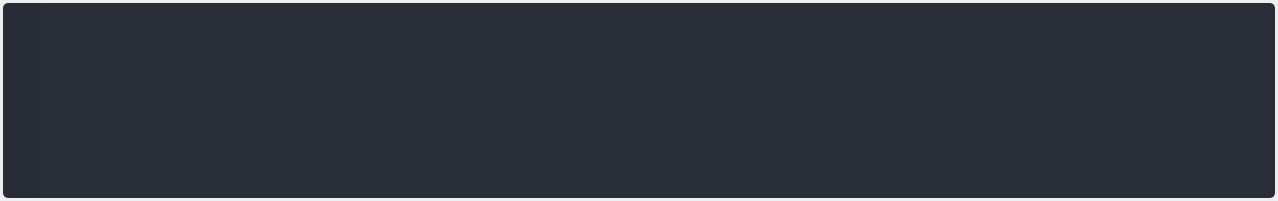
<?xml version="1.0" encoding="UTF-8"?>
<ui version="4.0">
 <class>widget_classifier_output</class>
 <widget class="QWidget" name="widget_classifier_output">
  <property name="geometry">
   <rect>
    <x>0</x>
    <y>0</y>
    <width>1278</width>
    <height>201</height>
   </rect>
  </property>
  <property name="sizePolicy">
   <sizepolicy hsizetype="Preferred" vsizetype="Preferred">
    <horstretch>0</horstretch>
    <verstretch>0</verstretch>
   </sizepolicy>
  </property>
  <property name="windowTitle">
   <string>Form</string>
  </property>
  <property name="styleSheet">
   <string notr="true">color: rgb(210, 210, 210);</string>
  </property>
  <layout class="QVBoxLayout" name="verticalLayout">
   <property name="spacing">
    <number>3</number>
   </property>
   <property name="leftMargin">
    <number>3</number>
   </property>
   <property name="topMargin">
    <number>3</number>
   </property>
   <property name="rightMargin">
    <number>3</number>
   </property>
   <property name="bottomMargin">
    <number>3</number>
   </property>
   <item>
    <widget class="QFrame" name="frame_classifier_output">
     <property name="sizePolicy">
      <sizepolicy hsizetype="Preferred" vsizetype="Preferred">
       <horstretch>0</horstretch>
       <verstretch>0</verstretch>
      </sizepolicy>
     </property>
     <property name="minimumSize">
      <size>
       <width>0</width>
       <height>0</height>
      </size>
     </property>
     <property name="maximumSize">
      <size>
       <width>16777215</width>
       <height>16777215</height>
      </size>
     </property>
     <property name="styleSheet">
      <string notr="true">background-color: rgb(41, 45, 56);
border-radius: 5px;
</string>
     </property>
     <property name="frameShape">
      <enum>QFrame::NoFrame</enum>
     </property>
     <property name="frameShadow">
      <enum>QFrame::Raised</enum>
     </property>
     <layout class="QHBoxLayout" name="horizontalLayout_2">
      <property name="spacing">
       <number>6</number>
      </property>
      <property name="leftMargin">
       <number>3</number>
      </property>
      <property name="topMargin">
       <number>0</number>
      </property>
      <property name="rightMargin">
       <number>3</number>
      </property>
      <property name="bottomMargin">
       <number>0</number>
      </property>
      <item>
       <widget class="QFrame" name="frame_title">
        <property name="sizePolicy">
         <sizepolicy hsizetype="Fixed" vsizetype="Preferred">
          <horstretch>0</horstretch>
          <verstretch>0</verstretch>
         </sizepolicy>
        </property>
        <property name="minimumSize">
         <size>
          <width>35</width>
          <height>0</height>
         </size>
        </property>
        <property name="maximumSize">
         <size>
          <width>35</width>
          <height>16777215</height>
         </size>
        </property>
        <property name="cursor">
         <cursorShape>ArrowCursor</cursorShape>
        </property>
        <property name="styleSheet">
         <string notr="true">background-color: rgb(39, 44, 54);</string>
        </property>
        <property name="frameShape">
         <enum>QFrame::StyledPanel</enum>
        </property>
        <property name="frameShadow">
         <enum>QFrame::Raised</enum>
        </property>
        <layout class="QVBoxLayout" name="verticalLayout_2">
         <property name="leftMargin">
          <number>9</number>
         </property>
         <property name="topMargin">
          <number>9</number>
         </property>
         <property name="rightMargin">
          <number>9</number>
         </property>
         <property name="bottomMargin">
          <number>9</number>
         </property>
         <item>
          <widget class="QPushButton" name="pushButton_pop_out">
           <property name="minimumSize">
            <size>
             <width>18</width>
             <height>18</height>
            </size>
           </property>
           <property name="maximumSize">
            <size>
             <width>18</width>
             <height>18</height>
            </size>
           </property>
           <property name="text">
            <string/>
           </property>
           <property name="icon">
            <iconset resource="resources.qrc">
             <normaloff>:/icons/icons/outline_open_in_full_white_18dp.png</normaloff>:/icons/icons/outline_open_in_full_white_18dp.png</iconset>
           </property>
          </widget>
         </item>
        </layout>
       </widget>
      </item>
      <item>
       <widget class="QFrame" name="frame_contents">
        <property name="enabled">
         <bool>true</bool>
        </property>
        <property name="sizePolicy">
         <sizepolicy hsizetype="Preferred" vsizetype="Preferred">
          <horstretch>0</horstretch>
          <verstretch>0</verstretch>
         </sizepolicy>
        </property>
        <property name="maximumSize">
         <size>
          <width>16777215</width>
          <height>16777215</height>
         </size>
        </property>
        <property name="cursor">
         <cursorShape>ArrowCursor</cursorShape>
        </property>
        <property name="frameShadow">
         <enum>QFrame::Raised</enum>
        </property>
       </widget>
      </item>
     </layout>
    </widget>
   </item>
  </layout>
 </widget>
 <resources>
  <include location="resources.qrc"/>
 </resources>
 <connections/>
</ui>
